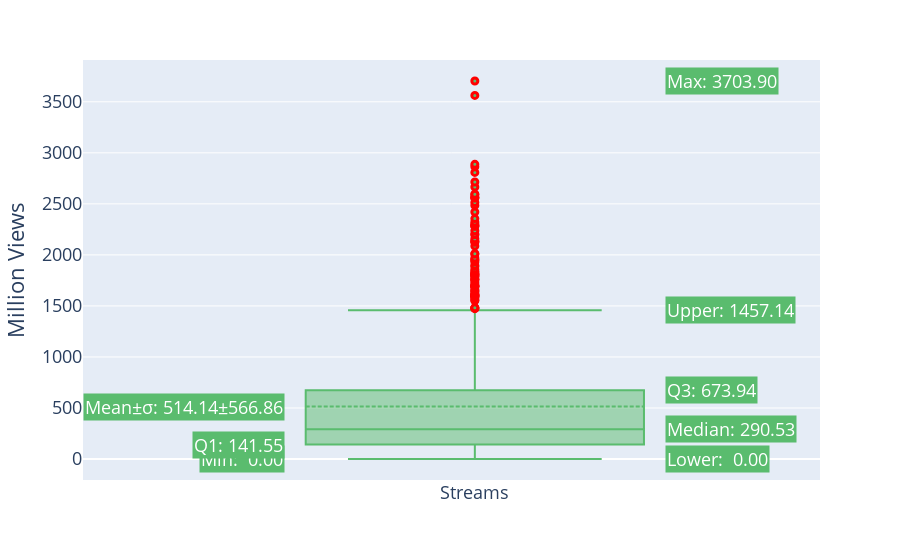

Notebook code for this chart:
### Code cell
annots = [
    dict(name="min", y=min_, text=f'Min: {min_:5.2f}'),
    dict(name="lower", y=lw_fence, text=f'Lower: {lw_fence:5.2f}'),
    dict(name="q1", y=q1, text=f'Q1: {q1:5.2f}'),
    dict(name="mean", y=mean, text=f'Mean±σ: {mean:5.2f}±{std:5.2f}'),
    dict(name="median", y=median, text=f'Median: {median:5.2f}'),
    dict(name="q3", y=q3, text=f'Q3: {q3:5.2f}'),
    dict(name="up", y=up_fence, text=f'Upper: {up_fence:5.2f}'),
    dict(name="max", y=max_, text=f'Max: {max_:5.2f}'),
]
fig = go.Figure(layout=px.box(df, y=tr_feature).layout)
fig.add_trace(go.Box(
    y=df.to_numpy(),
    name="Streams",
    boxpoints="outliers",
    boxmean=True,
    whiskerwidth=0.75,
    marker={
        "color": "rgba(90, 188, 110, 127)",
        "line": {
            "color": "red",
            "width": 3,
        }
    },
))
common_annotation_params = dict(
    font=dict(size=18, color="#ffffff"),
    showarrow=False,
    bgcolor=fig.data[0]["marker"]["color"], # Get same colour as the facet plot
    xref="x", # Specify which facet to put the annotation; Goes like x, x2, x3 ... xn.
    x=0.275,
    xanchor="left", # Align all the labels on x axis
)
anchor_right = set(["min", "q1", "mean"])
for annot in annots:
    annot = {**annot, **common_annotation_params}
    if annot["name"] in anchor_right:
        annot["x"] = -0.275
        annot["xanchor"] = "right"
    fig.add_annotation(annot)

fig.update_layout(
    showlegend=False,
    yaxis=dict(title_text="Million Views"),
    font=dict(
        size=18
    )
)
fig.show()
# fig.write_image("./../../images/2023/box-stream.svg", width=1366, height=768, scale=1.0)
# fig.write_image("./../../images/2023/box-stream.png", width=1366, height=768, scale=1.0)

### Figure 1 — Plotly figure (JSON) as saved in the notebook; plotly's stock layout.template omitted (floating-point values rounded to 4 significant figures; data arrays with more than 128 entries replaced by an {"elided": "..."} marker saying what was removed)
{"data": [{"boxmean": true, "boxpoints": "outliers", "marker": {"color": "rgba(90, 188, 110, 127)", "line": {"color": "red", "width": 3}}, "name": "Streams", "type": "box", "whiskerwidth": 0.75, "y": {"elided": "953 float values"}}], "layout": {"annotations": [{"bgcolor": "rgba(90, 188, 110, 127)", "font": {"color": "#ffffff", "size": 18}, "name": "min", "showarrow": false, "text": "Min:  0.00", "x": -0.275, "xanchor": "right", "xref": "x", "y": 0.002762}, {"bgcolor": "rgba(90, 188, 110, 127)", "font": {"color": "#ffffff", "size": 18}, "name": "lower", "showarrow": false, "text": "Lower:  0.00", "x": 0.275, "xanchor": "left", "xref": "x", "y": 0.002762}, {"bgcolor": "rgba(90, 188, 110, 127)", "font": {"color": "#ffffff", "size": 18}, "name": "q1", "showarrow": false, "text": "Q1: 141.55", "x": -0.275, "xanchor": "right", "xref": "x", "y": 141.6}, {"bgcolor": "rgba(90, 188, 110, 127)", "font": {"color": "#ffffff", "size": 18}, "name": "mean", "showarrow": false, "text": "Mean±σ: 514.14±566.86", "x": -0.275, "xanchor": "right", "xref": "x", "y": 514.1}, {"bgcolor": "rgba(90, 188, 110, 127)", "font": {"color": "#ffffff", "size": 18}, "name": "median", "showarrow": false, "text": "Median: 290.53", "x": 0.275, "xanchor": "left", "xref": "x", "y": 290.5}, {"bgcolor": "rgba(90, 188, 110, 127)", "font": {"color": "#ffffff", "size": 18}, "name": "q3", "showarrow": false, "text": "Q3: 673.94", "x": 0.275, "xanchor": "left", "xref": "x", "y": 673.9}, {"bgcolor": "rgba(90, 188, 110, 127)", "font": {"color": "#ffffff", "size": 18}, "name": "up", "showarrow": false, "text": "Upper: 1457.14", "x": 0.275, "xanchor": "left", "xref": "x", "y": 1457.0}, {"bgcolor": "rgba(90, 188, 110, 127)", "font": {"color": "#ffffff", "size": 18}, "name": "max", "showarrow": false, "text": "Max: 3703.90", "x": 0.275, "xanchor": "left", "xref": "x", "y": 3704.0}], "boxmode": "group", "font": {"size": 18}, "legend": {"tracegroupgap": 0}, "margin": {"t": 60}, "showlegend": false, "xaxis": {"anchor": "y", "domain": [0, 1]}, "yaxis": {"anchor": "x", "domain": [0, 1], "title": {"text": "Million Views"}}}}
